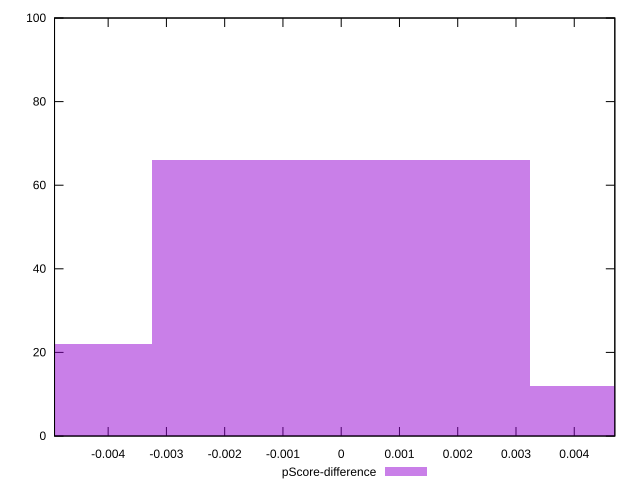

This figure's gnuplot source:
reset

$pScoreDifference <<EOF
-0.006487282727715991 22
0 66
0.006487282727715991 12
EOF

set key outside below
set boxwidth 0.006487282727715991
set xrange [-0.004920294972735592:0.004696352336843623]
set yrange [0:100]
set trange [0:100]
set style fill transparent solid 0.5 noborder
set terminal svg size 640, 490 enhanced background rgb 'white'
set output "report/report_00029_2021-02-24T13-36-40.390Z/interactive/samples/astro/pScore-difference/histogram.svg"

plot $pScoreDifference title "pScore-difference" with boxes

reset
